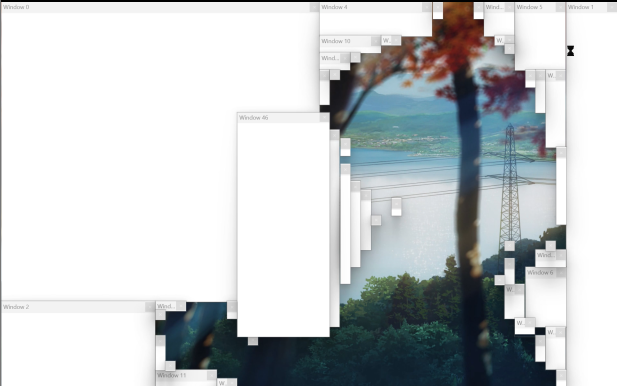
#> input picture image.png, 1233 x 772 px, given in place of 【東方】Bad Apple!! ＰＶ【影絵】.mp4, which was not available (shown at 1/2 size)
$ python Main.py
#> lines starting #> are read from the running program, lines starting #| are printed output that depends on the picture; after the words box and inside, x2 and y2 are one past the last pixel; in counts of white or black regions, pixels touching at a corner belong together
import cv2
import numpy as np

video = cv2.VideoCapture("【東方】Bad Apple!! ＰＶ【影絵】.mp4")

def find_largest_rectangle(matrix):
    if len(matrix) == 0 or len(matrix[0]) == 0:
        return 0, None
    rows = len(matrix)
    cols = len(matrix[0])
    heights = [0] * cols
    max_area = 0
    best_coordinates = None
    for r in range(rows):
        for c in range(cols):
            if matrix[r][c] == 255:
                heights[c] += 1
            else:
                heights[c] = 0
        stack = []
        for j in range(cols + 1):
            current_height = heights[j] if j < cols else 0
            while stack and heights[stack[-1]] > current_height:
                idx = stack.pop()
                height = heights[idx]
                left = stack[-1] + 1 if stack else 0
                right = j - 1
                area = height * (right - left + 1)
                if area > max_area:
                    max_area = area
                    best_coordinates = {"top_left": (r - height + 1, left),"bottom_right": (r, right)}
            stack.append(j)
    return max_area, best_coordinates

def get_minimum_rectangle_cover(matrix, min_area_threshold=1):
    scratch_matrix = [row[:] for row in matrix]
    cover_rectangles = []
    while True:
        area, position = find_largest_rectangle(scratch_matrix)
        if position is None or area < min_area_threshold:
            break
        cover_rectangles.append(position)
        top, left = position["top_left"]
        bottom, right = position["bottom_right"]
        for r in range(top, bottom + 1):
            for c in range(left, right + 1):
                scratch_matrix[r][c] = 0
    return cover_rectangles

def filter_rectangles(rectangles, rows, cols):
    rectangles = [dict(rect) for rect in rectangles]
    while len(rectangles) >= 2:
        covered = np.zeros((rows, cols), dtype=np.uint8)
        for rect in rectangles:
            top, left = rect["top_left"]
            bottom, right = rect["bottom_right"]
            covered[top:bottom + 1, left:right + 1] = 1
        integral = cv2.integral(covered)
        merged = False
        for i in range(len(rectangles)):
            if merged:
                break
            a = rectangles[i]
            at, al = a["top_left"]
            ab, ar = a["bottom_right"]
            for j in range(i + 1, len(rectangles)):
                b = rectangles[j]
                bt, bl = b["top_left"]
                bb, br = b["bottom_right"]
                top = min(at, bt)
                left = min(al, bl)
                bottom = max(ab, bb)
                right = max(ar, br)
                covered_area = (integral[bottom + 1, right + 1]- integral[top, right + 1]- integral[bottom + 1, left]+ integral[top, left])
                candidate_area = ((bottom - top + 1)* (right - left + 1))
                if covered_area != candidate_area:
                    continue
                new_rect = {"top_left": (top, left),"bottom_right": (bottom, right)}
                rectangles = [rect for k, rect in enumerate(rectangles) if k != i and k != j]
                rectangles.append(new_rect)
                merged = True
                break
        if not merged:
            break
    return rectangles

num = 0
count=0
while True:
    ret, frame = video.read()
#> frame is the input picture: shape (772, 1233, 3); mean B, G, R 202.9, 201.1, 196.8
    if not ret:
        break
    height, width = frame.shape[:2]
#> height = 772; width = 1233
    x = 8 #Refactor variable
    h = height // x
#> h = 96
    w = width // x
#> w = 154
    low_res = cv2.resize(frame,(w, h),interpolation=cv2.INTER_AREA)
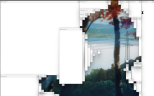
#> low_res: shape (96, 154, 3); mean B, G, R 202.9, 201.1, 196.8
    gray = cv2.cvtColor(low_res, cv2.COLOR_BGR2GRAY)
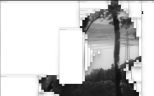
#> gray: shape (96, 154); min 13, max 255, mean 200
    _, thresh = cv2.threshold(gray,25,255,cv2.THRESH_BINARY) #all pixels above 25 becomes 255, change if you want a difference
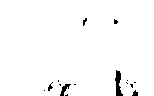
#> thresh: shape (96, 154); 98.1% white; 15 black regions (11 under 20 px), largest, box (x1, y1, x2, y2) and area: (115, 70, 123, 96) 120, (60, 84, 71, 96) 55, (132, 90, 138, 96) 24, (48, 82, 53, 91) 21

    rectangles = get_minimum_rectangle_cover(thresh, 1)
#> in get_minimum_rectangle_cover, `scratch_matrix = [row[:] for row in matrix]`: scratch_matrix = 96 items
#> the loop in get_minimum_rectangle_cover, `while True:` made 79 passes
#> (area, top, left, bottom, right) on passes 1 to 12: (6776, 26, 0, 69, 153), (2772, 0, 0, 17, 153), (1150, 70, 0, 79, 114), (704, 80, 0, 95, 43), (664, 18, 0, 25, 82), (624, 80, 76, 95, 114), (416, 70, 138, 95, 153), (288, 18, 118, 25, 153), (216, 18, 87, 25, 113), (170, 70, 121, 79, 137), (88, 85, 123, 95, 130), (84, 82, 53, 95, 58)
#> after the loop in get_minimum_rectangle_cover, `while True:`: cover_rectangles = 78 items
#> rectangles = 78 items
#> thresh: shape (96, 154); every value is 0
    rectangles = filter_rectangles(rectangles,thresh.shape[0],thresh.shape[1])
#> the loop in filter_rectangles, `while len(rectangles) >= 2:` made 14 passes
#> after the loop in filter_rectangles, `while len(rectangles) >= 2:`: rectangles = 65 items
#> rectangles = 65 items
    d = len(rectangles)
#> d = 65
    num = max(d, num)
#> num = 65
    print(f"Rect: {d}")
#| Rect: 65

    display_frame = cv2.resize(thresh,(w * x, h * x),interpolation=cv2.INTER_NEAREST)
#> display_frame: shape (768, 1232); every value is 0
    display_frame = cv2.cvtColor(display_frame,cv2.COLOR_GRAY2BGR)
#> display_frame: shape (768, 1232, 3); every value is 0
    for pos in rectangles:
        top, left = pos["top_left"]
        bottom, right = pos["bottom_right"]
        pt1 = (left * x, top * x)
        pt2 = ((right + 1) * x, (bottom + 1) * x)
        cv2.rectangle(display_frame,pt1,pt2,(0, 255, 0),2)
#> this loop made 65 passes
#> pos on passes 24 to 35: {'top_left': (22, 85), 'bottom_right': (25, 86)}, {'top_left': (24, 114), 'bottom_right': (25, 117)}, {'top_left': (84, 61), 'bottom_right': (85, 64)}, {'top_left': (18, 115), 'bottom_right': (19, 117)}, {'top_left': (82, 48), 'bottom_right': (83, 50)}, {'top_left': (84, 71), 'bottom_right': (85, 73)}, {'top_left': (86, 61), 'bottom_right': (90, 61)}, {'top_left': (18, 83), 'bottom_right': (19, 84)}, {'top_left': (84, 51), 'bottom_right': (85, 52)}, {'top_left': (84, 48), 'bottom_right': (86, 48)}, {'top_left': (71, 120), 'bottom_right': (72, 120)}, {'top_left': (80, 126), 'bottom_right': (81, 126)}
#> (top, left, bottom, right, pt1, pt2) on passes 1, 3, 4, 5, 6, 7: (26, 0, 69, 153, (0, 208), (1232, 560)), (70, 0, 79, 114, (0, 560), (920, 640)), (80, 0, 95, 43, (0, 640), (352, 768)), (18, 0, 25, 82, (0, 144), (664, 208)), (80, 76, 95, 114, (608, 640), (920, 768)), (70, 138, 95, 153, (1104, 560), (1232, 768))
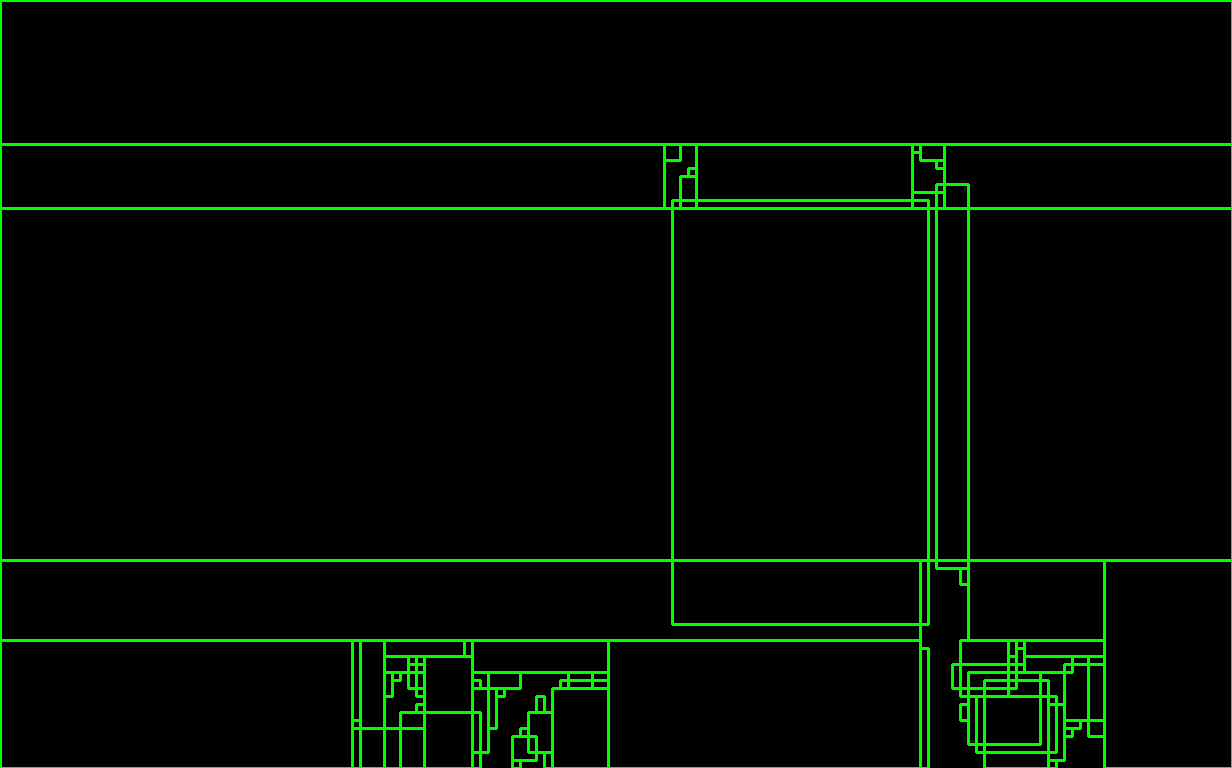
#> display_frame: shape (768, 1232, 3); mean B, G, R 0, 10.9, 0
    cv2.imshow("Bad Apple - Filtered Rectangle Cover",display_frame)
    if cv2.waitKey(30) & 0xFF == 27:
#> (key Esc is pressed here)
        break

video.release()
cv2.destroyAllWindows()

print(f"Max: {num}")
#| Max: 65
